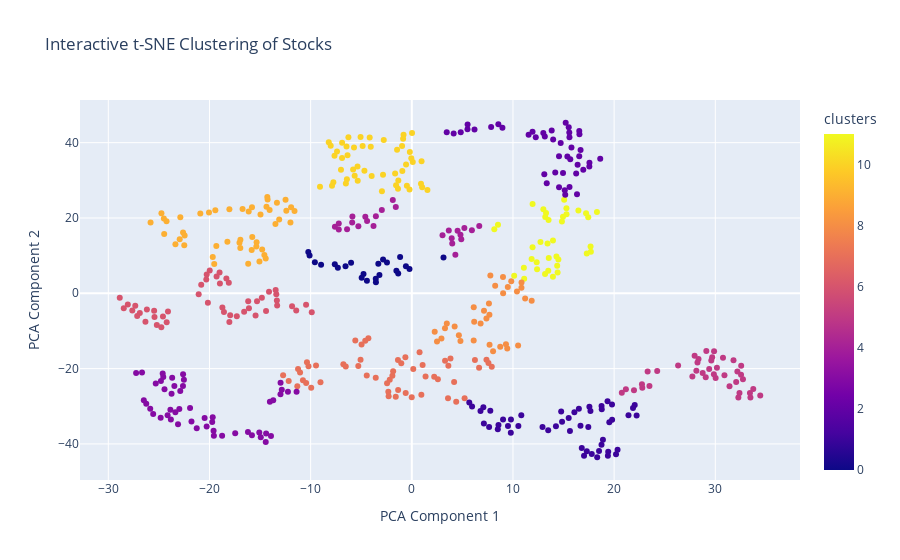

Notebook code for this chart:
### Code cell
fig = px.scatter(
    merged_tsne,
    x='PC1',
    y='PC2',
    color='clusters',
    hover_name='Symbol',
    hover_data=['Sector', 'Name'],
    title='Interactive t-SNE Clustering of Stocks',
    labels={'PC1': 'PCA Component 1', 'PC2': 'PCA Component 2', 'Name': 'Symbol', 'Sector': 'Sector', 'Name': 'Name'}
)
fig.show()

### Figure 1 — Plotly figure (JSON) as saved in the notebook; plotly's stock layout.template omitted (floating-point values rounded to 4 significant figures; data arrays with more than 128 entries replaced by an {"elided": "..."} marker saying what was removed)
{"data": [{"customdata": {"elided": "499x2 str values"}, "hovertemplate": "<b>%{hovertext}</b><br><br>PCA Component 1=%{x}<br>PCA Component 2=%{y}<br>Sector=%{customdata[0]}<br>Name=%{customdata[1]}<br>clusters=%{marker.color}<extra></extra>", "hovertext": {"elided": "499 str values"}, "legendgroup": "", "marker": {"color": {"elided": "499 int values"}, "coloraxis": "coloraxis", "symbol": "circle"}, "mode": "markers", "name": "", "orientation": "v", "showlegend": false, "type": "scatter", "x": {"elided": "499 float values"}, "xaxis": "x", "y": {"elided": "499 float values"}, "yaxis": "y"}], "layout": {"coloraxis": {"colorbar": {"title": {"text": "clusters"}}, "colorscale": [[0, "#0d0887"], [0.1111, "#46039f"], [0.2222, "#7201a8"], [0.3333, "#9c179e"], [0.4444, "#bd3786"], [0.5556, "#d8576b"], [0.6667, "#ed7953"], [0.7778, "#fb9f3a"], [0.8889, "#fdca26"], [1, "#f0f921"]]}, "legend": {"tracegroupgap": 0}, "title": {"text": "Interactive t-SNE Clustering of Stocks"}, "xaxis": {"anchor": "y", "domain": [0, 1], "title": {"text": "PCA Component 1"}}, "yaxis": {"anchor": "x", "domain": [0, 1], "title": {"text": "PCA Component 2"}}}}
